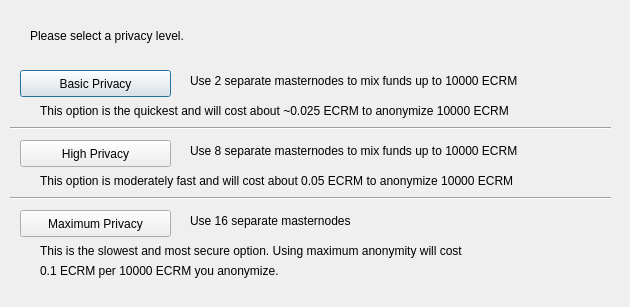
<?xml version="1.0" encoding="UTF-8"?>
<ui version="4.0">
 <class>ObfuscationConfig</class>
 <widget class="QDialog" name="ObfuscationConfig">
  <property name="geometry">
   <rect>
    <x>0</x>
    <y>0</y>
    <width>630</width>
    <height>307</height>
   </rect>
  </property>
  <property name="windowTitle">
   <string>Configure Obfuscation</string>
  </property>
  <widget class="QPushButton" name="buttonBasic">
   <property name="geometry">
    <rect>
     <x>20</x>
     <y>70</y>
     <width>151</width>
     <height>27</height>
    </rect>
   </property>
   <property name="text">
    <string>Basic Privacy</string>
   </property>
  </widget>
  <widget class="QPushButton" name="buttonHigh">
   <property name="geometry">
    <rect>
     <x>20</x>
     <y>140</y>
     <width>151</width>
     <height>27</height>
    </rect>
   </property>
   <property name="text">
    <string>High Privacy</string>
   </property>
  </widget>
  <widget class="QPushButton" name="buttonMax">
   <property name="geometry">
    <rect>
     <x>20</x>
     <y>210</y>
     <width>151</width>
     <height>27</height>
    </rect>
   </property>
   <property name="text">
    <string>Maximum Privacy</string>
   </property>
  </widget>
  <widget class="QLabel" name="label">
   <property name="geometry">
    <rect>
     <x>30</x>
     <y>20</y>
     <width>571</width>
     <height>31</height>
    </rect>
   </property>
   <property name="text">
    <string>Please select a privacy level.</string>
   </property>
  </widget>
  <widget class="QLabel" name="label_2">
   <property name="geometry">
    <rect>
     <x>190</x>
     <y>70</y>
     <width>421</width>
     <height>21</height>
    </rect>
   </property>
   <property name="text">
    <string>Use 2 separate masternodes to mix funds up to 10000 ECRM</string>
   </property>
  </widget>
  <widget class="QLabel" name="label_3">
   <property name="geometry">
    <rect>
     <x>190</x>
     <y>140</y>
     <width>411</width>
     <height>21</height>
    </rect>
   </property>
   <property name="text">
    <string>Use 8 separate masternodes to mix funds up to 10000 ECRM</string>
   </property>
  </widget>
  <widget class="QLabel" name="label_4">
   <property name="geometry">
    <rect>
     <x>190</x>
     <y>210</y>
     <width>421</width>
     <height>21</height>
    </rect>
   </property>
   <property name="text">
    <string>Use 16 separate masternodes</string>
   </property>
  </widget>
  <widget class="QLabel" name="label_6">
   <property name="geometry">
    <rect>
     <x>40</x>
     <y>100</y>
     <width>561</width>
     <height>21</height>
    </rect>
   </property>
   <property name="text">
    <string>This option is the quickest and will cost about ~0.025 ECRM to anonymize 10000 ECRM</string>
   </property>
  </widget>
  <widget class="QLabel" name="label_7">
   <property name="geometry">
    <rect>
     <x>40</x>
     <y>170</y>
     <width>561</width>
     <height>21</height>
    </rect>
   </property>
   <property name="text">
    <string>This option is moderately fast and will cost about 0.05 ECRM to anonymize 10000 ECRM</string>
   </property>
  </widget>
  <widget class="QLabel" name="label_8">
   <property name="geometry">
    <rect>
     <x>40</x>
     <y>240</y>
     <width>561</width>
     <height>21</height>
    </rect>
   </property>
   <property name="text">
    <string>This is the slowest and most secure option. Using maximum anonymity will cost</string>
   </property>
  </widget>
  <widget class="QLabel" name="label_9">
   <property name="geometry">
    <rect>
     <x>40</x>
     <y>260</y>
     <width>561</width>
     <height>21</height>
    </rect>
   </property>
   <property name="text">
    <string>0.1 ECRM per 10000 ECRM you anonymize.</string>
   </property>
  </widget>
  <widget class="Line" name="line">
   <property name="geometry">
    <rect>
     <x>10</x>
     <y>120</y>
     <width>601</width>
     <height>16</height>
    </rect>
   </property>
   <property name="orientation">
    <enum>Qt::Horizontal</enum>
   </property>
  </widget>
  <widget class="Line" name="line_2">
   <property name="geometry">
    <rect>
     <x>10</x>
     <y>190</y>
     <width>601</width>
     <height>16</height>
    </rect>
   </property>
   <property name="orientation">
    <enum>Qt::Horizontal</enum>
   </property>
  </widget>
 </widget>
 <resources/>
 <connections/>
</ui>
